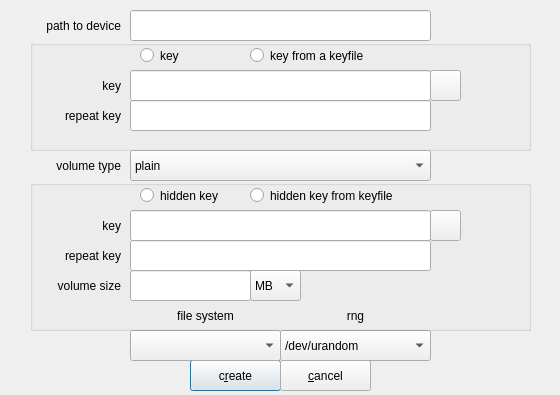
<?xml version="1.0" encoding="UTF-8"?>
<ui version="4.0">
 <class>createvolume</class>
 <widget class="QDialog" name="createvolume">
  <property name="windowModality">
   <enum>Qt::ApplicationModal</enum>
  </property>
  <property name="geometry">
   <rect>
    <x>0</x>
    <y>0</y>
    <width>560</width>
    <height>395</height>
   </rect>
  </property>
  <property name="windowTitle">
   <string>create a new volume</string>
  </property>
  <widget class="QLineEdit" name="lineEditVolumePath">
   <property name="geometry">
    <rect>
     <x>130</x>
     <y>10</y>
     <width>301</width>
     <height>31</height>
    </rect>
   </property>
  </widget>
  <widget class="QLabel" name="labelVolumePath">
   <property name="geometry">
    <rect>
     <x>0</x>
     <y>10</y>
     <width>121</width>
     <height>31</height>
    </rect>
   </property>
   <property name="text">
    <string>path to device</string>
   </property>
   <property name="alignment">
    <set>Qt::AlignRight|Qt::AlignTrailing|Qt::AlignVCenter</set>
   </property>
   <property name="wordWrap">
    <bool>true</bool>
   </property>
  </widget>
  <widget class="QPushButton" name="pbCreate">
   <property name="geometry">
    <rect>
     <x>190</x>
     <y>360</y>
     <width>91</width>
     <height>31</height>
    </rect>
   </property>
   <property name="text">
    <string>c&amp;reate</string>
   </property>
   <property name="autoDefault">
    <bool>true</bool>
   </property>
   <property name="default">
    <bool>true</bool>
   </property>
  </widget>
  <widget class="QPushButton" name="pbCancel">
   <property name="geometry">
    <rect>
     <x>280</x>
     <y>360</y>
     <width>91</width>
     <height>31</height>
    </rect>
   </property>
   <property name="text">
    <string>&amp;cancel</string>
   </property>
   <property name="default">
    <bool>false</bool>
   </property>
  </widget>
  <widget class="QGroupBox" name="groupBox_3">
   <property name="geometry">
    <rect>
     <x>30</x>
     <y>40</y>
     <width>501</width>
     <height>111</height>
    </rect>
   </property>
   <property name="title">
    <string/>
   </property>
   <widget class="QRadioButton" name="rbPassphrase">
    <property name="geometry">
     <rect>
      <x>110</x>
      <y>0</y>
      <width>111</width>
      <height>31</height>
     </rect>
    </property>
    <property name="text">
     <string>key</string>
    </property>
   </widget>
   <widget class="QRadioButton" name="rbPassphraseFromFile">
    <property name="geometry">
     <rect>
      <x>220</x>
      <y>0</y>
      <width>211</width>
      <height>31</height>
     </rect>
    </property>
    <property name="text">
     <string>key from a keyfile</string>
    </property>
   </widget>
   <widget class="QLineEdit" name="lineEditPassphrase1">
    <property name="geometry">
     <rect>
      <x>100</x>
      <y>30</y>
      <width>301</width>
      <height>31</height>
     </rect>
    </property>
   </widget>
   <widget class="QPushButton" name="pbOpenKeyFile">
    <property name="geometry">
     <rect>
      <x>400</x>
      <y>30</y>
      <width>31</width>
      <height>31</height>
     </rect>
    </property>
    <property name="toolTip">
     <string>open a key file</string>
    </property>
    <property name="text">
     <string/>
    </property>
   </widget>
   <widget class="QLabel" name="labelPassPhrase">
    <property name="geometry">
     <rect>
      <x>0</x>
      <y>30</y>
      <width>91</width>
      <height>31</height>
     </rect>
    </property>
    <property name="text">
     <string>key</string>
    </property>
    <property name="alignment">
     <set>Qt::AlignRight|Qt::AlignTrailing|Qt::AlignVCenter</set>
    </property>
    <property name="wordWrap">
     <bool>true</bool>
    </property>
   </widget>
   <widget class="QLineEdit" name="lineEditPassPhrase2">
    <property name="geometry">
     <rect>
      <x>100</x>
      <y>60</y>
      <width>301</width>
      <height>31</height>
     </rect>
    </property>
   </widget>
   <widget class="QLabel" name="labelRepeatPassPhrase">
    <property name="geometry">
     <rect>
      <x>0</x>
      <y>60</y>
      <width>91</width>
      <height>31</height>
     </rect>
    </property>
    <property name="text">
     <string>repeat key</string>
    </property>
    <property name="alignment">
     <set>Qt::AlignRight|Qt::AlignTrailing|Qt::AlignVCenter</set>
    </property>
    <property name="wordWrap">
     <bool>true</bool>
    </property>
   </widget>
  </widget>
  <widget class="QComboBox" name="comboBoxFS">
   <property name="geometry">
    <rect>
     <x>130</x>
     <y>330</y>
     <width>151</width>
     <height>31</height>
    </rect>
   </property>
  </widget>
  <widget class="QComboBox" name="comboBoxVolumeType">
   <property name="geometry">
    <rect>
     <x>130</x>
     <y>150</y>
     <width>301</width>
     <height>31</height>
    </rect>
   </property>
   <property name="layoutDirection">
    <enum>Qt::LeftToRight</enum>
   </property>
   <item>
    <property name="text">
     <string notr="true">plain</string>
    </property>
   </item>
   <item>
    <property name="text">
     <string notr="true">luks</string>
    </property>
   </item>
  </widget>
  <widget class="QComboBox" name="comboBoxRNG">
   <property name="geometry">
    <rect>
     <x>280</x>
     <y>330</y>
     <width>151</width>
     <height>31</height>
    </rect>
   </property>
   <item>
    <property name="text">
     <string notr="true">/dev/urandom</string>
    </property>
   </item>
   <item>
    <property name="text">
     <string notr="true">/dev/random</string>
    </property>
   </item>
  </widget>
  <widget class="QLabel" name="labelvolumetype">
   <property name="geometry">
    <rect>
     <x>0</x>
     <y>150</y>
     <width>121</width>
     <height>31</height>
    </rect>
   </property>
   <property name="text">
    <string>volume type</string>
   </property>
   <property name="alignment">
    <set>Qt::AlignRight|Qt::AlignTrailing|Qt::AlignVCenter</set>
   </property>
   <property name="wordWrap">
    <bool>true</bool>
   </property>
  </widget>
  <widget class="QGroupBox" name="groupBox">
   <property name="geometry">
    <rect>
     <x>30</x>
     <y>180</y>
     <width>501</width>
     <height>151</height>
    </rect>
   </property>
   <property name="title">
    <string/>
   </property>
   <widget class="QLineEdit" name="lineEditHiddenKey">
    <property name="geometry">
     <rect>
      <x>100</x>
      <y>30</y>
      <width>301</width>
      <height>31</height>
     </rect>
    </property>
   </widget>
   <widget class="QLabel" name="labelHidden">
    <property name="geometry">
     <rect>
      <x>0</x>
      <y>30</y>
      <width>91</width>
      <height>31</height>
     </rect>
    </property>
    <property name="text">
     <string>key</string>
    </property>
    <property name="alignment">
     <set>Qt::AlignRight|Qt::AlignTrailing|Qt::AlignVCenter</set>
    </property>
    <property name="wordWrap">
     <bool>true</bool>
    </property>
   </widget>
   <widget class="QLabel" name="label_2Hidden">
    <property name="geometry">
     <rect>
      <x>0</x>
      <y>60</y>
      <width>91</width>
      <height>31</height>
     </rect>
    </property>
    <property name="text">
     <string>repeat key</string>
    </property>
    <property name="alignment">
     <set>Qt::AlignRight|Qt::AlignTrailing|Qt::AlignVCenter</set>
    </property>
    <property name="wordWrap">
     <bool>true</bool>
    </property>
   </widget>
   <widget class="QLineEdit" name="lineEditHiddenKey1">
    <property name="geometry">
     <rect>
      <x>100</x>
      <y>60</y>
      <width>301</width>
      <height>31</height>
     </rect>
    </property>
   </widget>
   <widget class="QPushButton" name="pbHiddenKeyFile">
    <property name="geometry">
     <rect>
      <x>400</x>
      <y>30</y>
      <width>31</width>
      <height>31</height>
     </rect>
    </property>
    <property name="text">
     <string/>
    </property>
   </widget>
   <widget class="QRadioButton" name="rbHiddenKey">
    <property name="geometry">
     <rect>
      <x>110</x>
      <y>0</y>
      <width>111</width>
      <height>31</height>
     </rect>
    </property>
    <property name="text">
     <string>hidden key</string>
    </property>
   </widget>
   <widget class="QRadioButton" name="rbHiddenKeyFile">
    <property name="geometry">
     <rect>
      <x>220</x>
      <y>0</y>
      <width>211</width>
      <height>31</height>
     </rect>
    </property>
    <property name="text">
     <string>hidden key from keyfile</string>
    </property>
   </widget>
   <widget class="QLabel" name="label">
    <property name="geometry">
     <rect>
      <x>0</x>
      <y>90</y>
      <width>91</width>
      <height>31</height>
     </rect>
    </property>
    <property name="text">
     <string>volume size</string>
    </property>
    <property name="alignment">
     <set>Qt::AlignRight|Qt::AlignTrailing|Qt::AlignVCenter</set>
    </property>
    <property name="wordWrap">
     <bool>true</bool>
    </property>
   </widget>
   <widget class="QLineEdit" name="lineEditHiddenSize">
    <property name="geometry">
     <rect>
      <x>100</x>
      <y>90</y>
      <width>121</width>
      <height>31</height>
     </rect>
    </property>
   </widget>
   <widget class="QComboBox" name="comboBoxHiddenSize">
    <property name="geometry">
     <rect>
      <x>220</x>
      <y>90</y>
      <width>51</width>
      <height>31</height>
     </rect>
    </property>
    <item>
     <property name="text">
      <string>MB</string>
     </property>
    </item>
    <item>
     <property name="text">
      <string>KB</string>
     </property>
    </item>
    <item>
     <property name="text">
      <string>GB</string>
     </property>
    </item>
   </widget>
  </widget>
  <widget class="QLabel" name="labelrng">
   <property name="geometry">
    <rect>
     <x>280</x>
     <y>300</y>
     <width>151</width>
     <height>31</height>
    </rect>
   </property>
   <property name="toolTip">
    <string>random number generator</string>
   </property>
   <property name="text">
    <string>rng</string>
   </property>
   <property name="alignment">
    <set>Qt::AlignCenter</set>
   </property>
  </widget>
  <widget class="QLabel" name="labelfs">
   <property name="geometry">
    <rect>
     <x>130</x>
     <y>300</y>
     <width>151</width>
     <height>31</height>
    </rect>
   </property>
   <property name="text">
    <string>file system</string>
   </property>
   <property name="alignment">
    <set>Qt::AlignCenter</set>
   </property>
  </widget>
 </widget>
 <tabstops>
  <tabstop>lineEditVolumePath</tabstop>
  <tabstop>rbPassphrase</tabstop>
  <tabstop>rbPassphraseFromFile</tabstop>
  <tabstop>lineEditPassphrase1</tabstop>
  <tabstop>pbOpenKeyFile</tabstop>
  <tabstop>lineEditPassPhrase2</tabstop>
  <tabstop>comboBoxVolumeType</tabstop>
  <tabstop>rbHiddenKey</tabstop>
  <tabstop>rbHiddenKeyFile</tabstop>
  <tabstop>lineEditHiddenKey</tabstop>
  <tabstop>pbHiddenKeyFile</tabstop>
  <tabstop>lineEditHiddenKey1</tabstop>
  <tabstop>lineEditHiddenSize</tabstop>
  <tabstop>comboBoxHiddenSize</tabstop>
  <tabstop>comboBoxFS</tabstop>
  <tabstop>comboBoxRNG</tabstop>
  <tabstop>pbCreate</tabstop>
  <tabstop>pbCancel</tabstop>
 </tabstops>
 <resources/>
 <connections/>
</ui>
